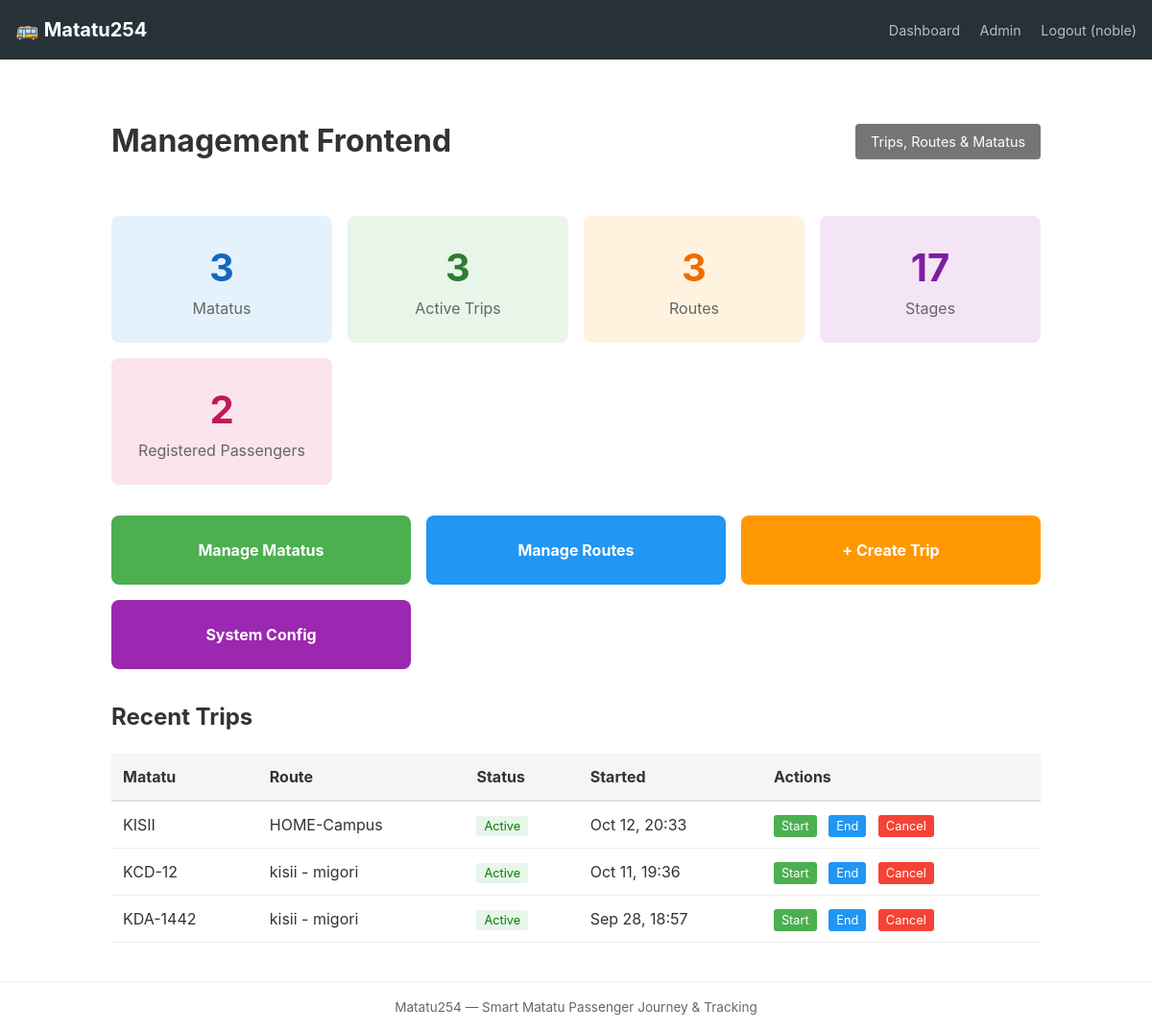
Page /management/ (signed in) on the earlier database version.
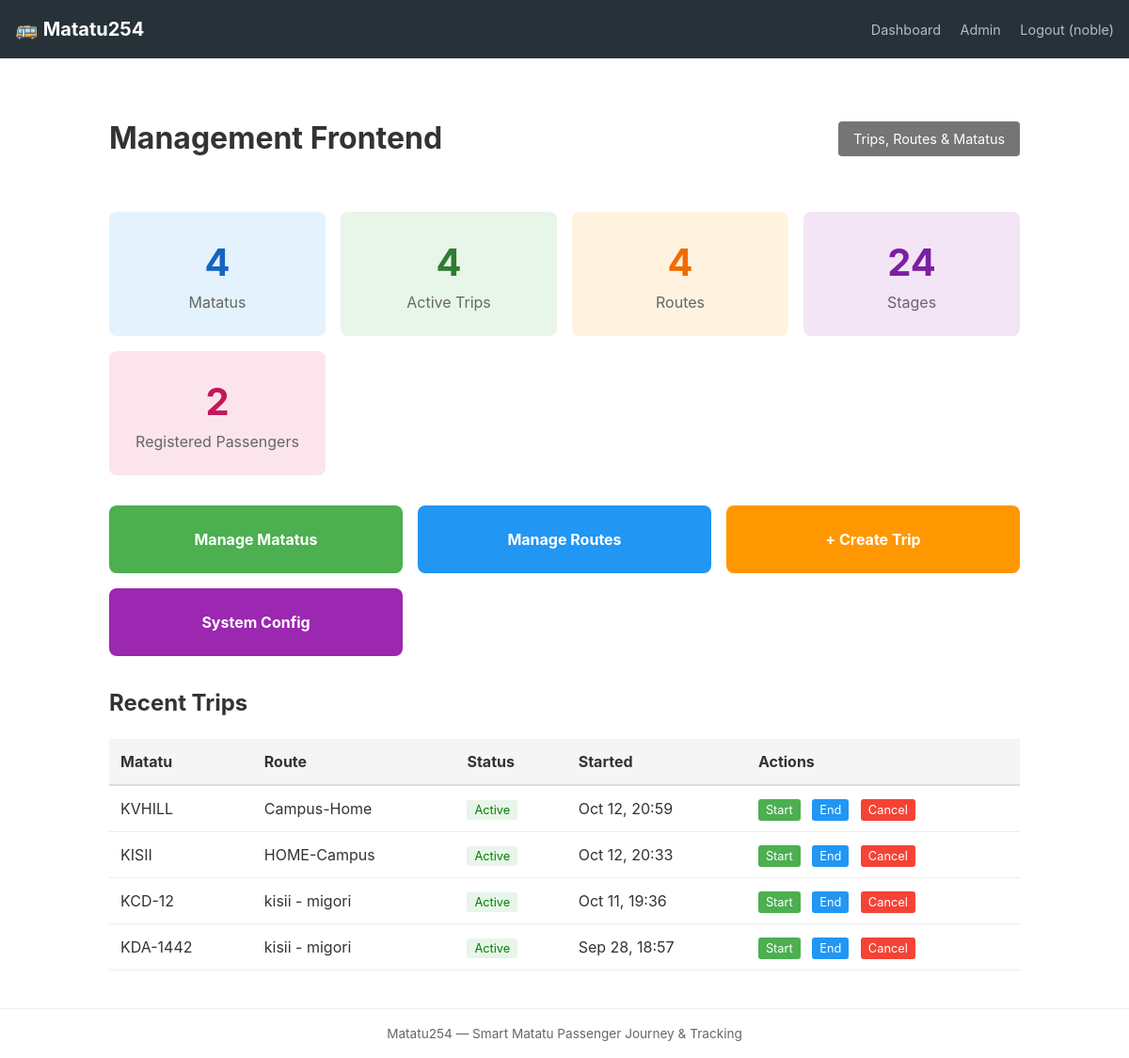
Same page on the later database version.
### trips/models.py (models this page shows, shortened)
class ActiveTrip(models.Model):
  class Status(models.TextChoices):
    CREATED = "created", "Created"
    ACTIVE = "active", "Active"
    COMPLETED = "completed", "Completed"
    CANCELLED = "cancelled", "Cancelled"
  matatu = models.ForeignKey(Matatu, on_delete=models.CASCADE)
  route = models.ForeignKey(Route, on_delete=models.CASCADE)
  start_time = models.DateTimeField(auto_now_add=True)
  end_time = models.DateTimeField(null=True, blank=True)
  status = models.CharField(
    max_length=9,
    choices=Status.choices,
    default=Status.CREATED,
  )
  current_latitude = models.DecimalField(
      max_digits=9, decimal_places=6, null=True, blank=True
  )
  current_longitude = models.DecimalField(
      max_digits=9, decimal_places=6, null=True, blank=True
  )
  last_ping_at = models.DateTimeField(null=True, blank=True)

### fleet/models.py (models this page shows, shortened)
class Matatu(models.Model):
	registration_number = models.CharField(max_length=20, unique=True)
	operator = models.CharField(max_length=255)
	owner = models.ForeignKey(settings.AUTH_USER_MODEL, on_delete=models.CASCADE, related_name="matatus", null=True, blank=True)
	created_at = models.DateTimeField(auto_now_add=True)

### r_outes/models.py (models this page shows, shortened)
class Route(models.Model):
    name = models.CharField(max_length=100, unique=True)
    description = models.TextField(max_length=150, blank=True)

### management/views.py (the view)
# urls.py: path("", views.dashboard, name="dashboard"),
@login_required
@user_passes_test(is_admin)
def dashboard(request):
    stats = {
        'total_matatus': Matatu.objects.count(),
        'active_trips': ActiveTrip.objects.filter(status=ActiveTrip.Status.ACTIVE).count(),
        'total_routes': Route.objects.count(),
        'total_stages': Stage.objects.count(),
        'total_passengers': JourneySession.objects.values('passenger').distinct().count(),
        'pending_notifications': Notification.objects.filter(status=Notification.Status.SENT).count(),
    }
    recent_trips = ActiveTrip.objects.select_related('matatu', 'route').order_by('-start_time')[:10]
    return render(request, "management/dashboard.html", {
        'stats': stats,
        'recent_trips': recent_trips,
    })

### management/views.py (called while the page is built)
def is_admin(user):
    return user.is_authenticated and user.role == 'ADMIN'

### management/templates/management/dashboard.html (shortened to what the changed rows need)
{% extends 'base.html' %}
{% block content %}
  <div style="max-width: 1000px; margin: 0 auto; padding: 1rem;">
    <header style="display: flex; justify-content: space-between; align-items: center; margin-bottom: 2rem;">
      <h1>Management Frontend</h1>
    </header>
    <div style="display: grid; grid-template-columns: repeat(auto-fit, minmax(200px, 1fr)); gap: 1rem; margin-bottom: 2rem;">
      <div style="padding: 1.5rem; background: #e3f2fd; border-radius: 8px; text-align: center;">
        <div style="font-size: 2.5rem; font-weight: bold; color: #1565c0;">{{ stats.total_matatus }}</div>
        <div style="color: #666;">Matatus</div>
      </div>
      <div style="padding: 1.5rem; background: #e8f5e9; border-radius: 8px; text-align: center;">
        <div style="font-size: 2.5rem; font-weight: bold; color: #2e7d32;">{{ stats.active_trips }}</div>
        <div style="color: #666;">Active Trips</div>
      </div>
      <div style="padding: 1.5rem; background: #fff3e0; border-radius: 8px; text-align: center;">
        <div style="font-size: 2.5rem; font-weight: bold; color: #ef6c00;">{{ stats.total_routes }}</div>
        <div style="color: #666;">Routes</div>
      </div>
      <div style="padding: 1.5rem; background: #f3e5f5; border-radius: 8px; text-align: center;">
        <div style="font-size: 2.5rem; font-weight: bold; color: #7b1fa2;">{{ stats.total_stages }}</div>
        <div style="color: #666;">Stages</div>
      </div>
    </div>
    <div>
      <h2>Recent Trips</h2>
      {% if recent_trips %}
        <div style="overflow-x: auto;">
          <table style="width: 100%; border-collapse: collapse;">
            <thead>
              <tr style="background: #f5f5f5;">
                <th style="padding: 0.75rem; text-align: left; border-bottom: 2px solid #ddd;">Matatu</th>
                <th style="padding: 0.75rem; text-align: left; border-bottom: 2px solid #ddd;">Route</th>
                <th style="padding: 0.75rem; text-align: left; border-bottom: 2px solid #ddd;">Status</th>
                <th style="padding: 0.75rem; text-align: left; border-bottom: 2px solid #ddd;">Started</th>
                <th style="padding: 0.75rem; text-align: left; border-bottom: 2px solid #ddd;">Actions</th>
              </tr>
            </thead>
            <tbody>
              {% for trip in recent_trips %}
                <tr style="border-bottom: 1px solid #eee;">
                  <td style="padding: 0.75rem;">{{ trip.matatu.registration_number }}</td>
                  <td style="padding: 0.75rem;">{{ trip.route.name }}</td>
                  <td style="padding: 0.75rem;">
                    <span style="
                      text-transform: capitalize;
                      padding: 0.2rem 0.5rem;
                      border-radius: 3px;
                      font-size: 0.8rem;
                      background:
                        {% if trip.status == 'active' %}#e8f5e9
                        {% elif trip.status == 'completed' %}#e3f2fd
                        {% elif trip.status == 'cancelled' %}#fce4ec
                        {% else %}#fff3e0{% endif %};
                      color:
                        {% if trip.status == 'active' %}green
                        {% elif trip.status == 'completed' %}blue
                        {% elif trip.status == 'cancelled' %}red
                        {% else %}orange{% endif %};
                    ">
                      {{ trip.get_status_display }}
                    </span>
                  </td>
                  <td style="padding: 0.75rem;">{{ trip.start_time|date:"M d, H:i" }}</td>
                  <td style="padding: 0.75rem;">
                    <a href="{% url 'management:trip-start' trip.pk %}" style="margin-right: 0.5rem; padding: 0.25rem 0.5rem; background: #4caf50; color: white; text-decoration: none; border-radius: 3px; font-size: 0.8rem;">Start</a>
                    <a href="{% url 'management:trip-end' trip.pk %}" style="margin-right: 0.5rem; padding: 0.25rem 0.5rem; background: #2196f3; color: white; text-decoration: none; border-radius: 3px; font-size: 0.8rem;">End</a>
                    <a href="{% url 'management:trip-cancel' trip.pk %}" style="padding: 0.25rem 0.5rem; background: #f44336; color: white; text-decoration: none; border-radius: 3px; font-size: 0.8rem;">Cancel</a>
                  </td>
                </tr>
              {% endfor %}
            </tbody>
          </table>
        </div>
      {% else %}
        <p style="color: #666;">No trips yet.</p>
      {% endif %}
    </div>
  </div>
{% endblock %}

Differences in the rows shown:
added ActiveTrip: matatu.registration_number "KVHILL", route.name "Campus-Home", status "Active", start_time "Oct 12, 20:59"
Other differences:
{{ stats.total_matatus }}: "3" → "4"
{{ stats.active_trips }}: "3" → "4"
{{ stats.total_routes }}: "3" → "4"
{{ stats.total_stages }}: "17" → "24"
